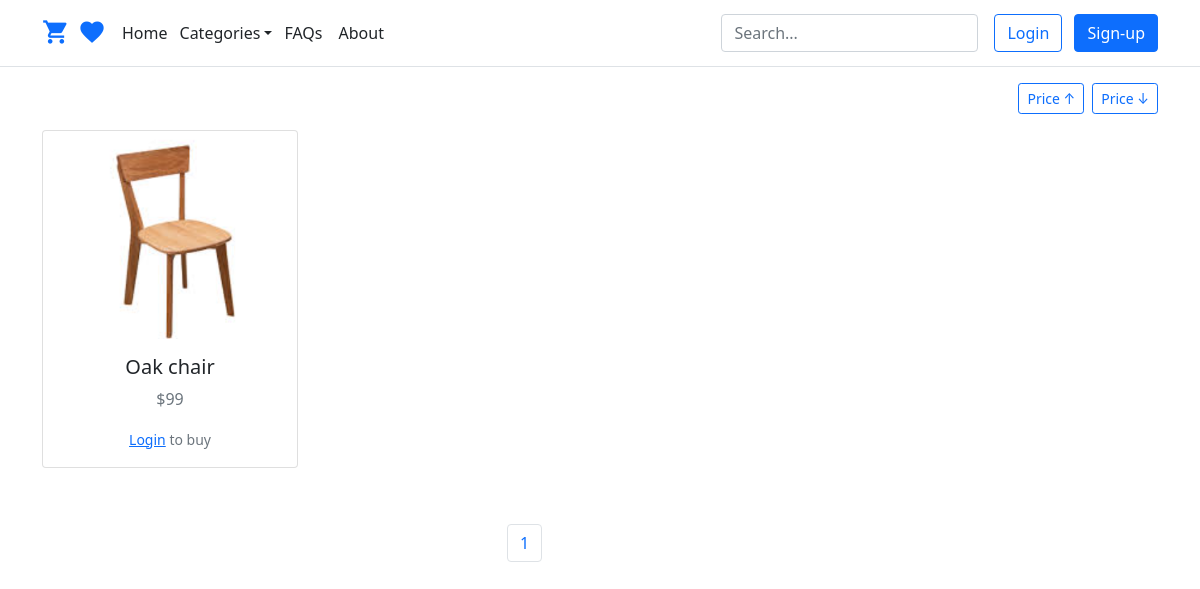
The app's page /, older data.
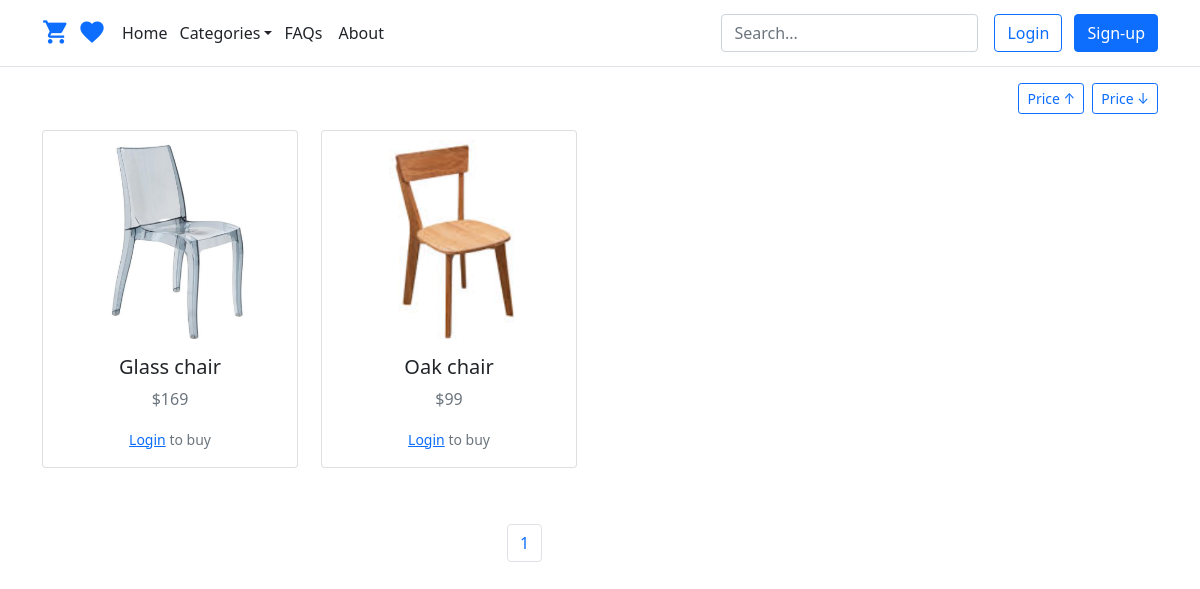
The same page, newer data.
### shop/models.py (models this page shows, shortened)
class Product(models.Model):
    category = models.ForeignKey(Category, on_delete=models.CASCADE, related_name='category')
    image = models.ImageField(upload_to='products')
    title = models.CharField(max_length=250)
    description = models.TextField()
    price = models.IntegerField()
    date_created = models.DateTimeField(auto_now_add=True)
    slug = models.SlugField(unique=True)
    quantity = models.IntegerField(default=0)
    class Meta:
        ordering = ('-date_created',)

### shop/views.py (the view)
# urls.py: path('', views.home_page, name='home_page'),
def home_page(request):
	products = Product.objects.filter(quantity__gt=0)  # Only show products with quantity > 0
	context = {'products': paginat(request, products)}
	return render(request, 'home_page.html', context)

### cart/utils/cart.py (called while the page is built)
    def __iter__(self):
        product_ids = self.cart.keys()  # Get all the product IDs in the cart
        products = Product.objects.filter(id__in=product_ids)  # Get products from the database using product IDs
        cart = self.cart.copy()  # Create a copy of the cart to avoid modifying the original session data
        for product in products:
            cart[str(product.id)]['product'] = product
        for item in cart.values():
            item['total_price'] = int(item['price']) * int(item['quantity'])
            yield item

    def add_cart_session(self):
        cart = self.session.get(CART_SESSION_ID)
        if not cart:
            cart = self.session[CART_SESSION_ID] = {}
        return cart

### online_shop/context_processors.py (called while the page is built)
def return_cart(request):
    cart = len(list(Cart(request))) # Count the items in the cart
    return {'cart_count': cart} # Return the count as part of the context

def return_categories(request):
    categories = Category.objects.all()  # Get all categories from the database
    return {'categories': categories}  # Return the categories as part of the context

### shop/models.py (called while the page is built)
    def __str__(self):
        return self.title

### shop/templates/home_page.html (shortened to what this page needs)
{% extends 'base.html' %}
{% block content %}
    {% if products %}
        <div class="d-flex justify-content-end mb-3">
            {% if category %}
                <a href="{% url 'shop:filter_by_category' category.slug %}?sort=asc" class="btn btn-outline-primary btn-sm me-2 {% if sort_order == 'asc' %}active{% endif %}">
                    Price ↑
                </a>
                <a href="{% url 'shop:filter_by_category' category.slug %}?sort=desc" class="btn btn-outline-primary btn-sm {% if sort_order == 'desc' %}active{% endif %}">
                    Price ↓
                </a>
            {% else %}
                <a href="{% url 'shop:filter_by_price' %}?sort=asc" class="btn btn-outline-primary btn-sm me-2 {% if sort_order == 'asc' %}active{% endif %}">
                    Price ↑
                </a>
                <a href="{% url 'shop:filter_by_price' %}?sort=desc" class="btn btn-outline-primary btn-sm {% if sort_order == 'desc' %}active{% endif %}">
                    Price ↓
                </a>
            {% endif %}
        </div>
        <div class="row">
            {% for product in products.object_list %}
                <div class="col-md-3">
                    <div class="card me-2 mb-2" style="width: 16rem;">
                        <img class="card-img mt-2" style="object-fit: cover;" width="268" height="200" src="{{ product.image.url }}">
                        <div class="mt-3 text-center">
                            <h5 class="card-title">{{ product.title }}</h5>
                            <p class="text-muted">${{ product.price }}</p>
                            {% if user.is_authenticated %}
                                <a href="{{ product.get_absolute_url }}" class="mb-3 btn btn-outline-primary w-100">Buy Now</a>
                            {% else %}
                                <p class="text-muted"><small><a href="{% url 'accounts:user_login' %}">Login</a> to buy</small></p>
                            {% endif %}
                        </div>
                    </div>
                </div>
            {% endfor %}
        </div>
        <center class="mt-5">
            <div class="col-md-2">
                <ul class="pagination">
                    <li class="page-item"><a class="page-link" href="?page={{ products.number }}">{{ products.number }}</a></li>
                </ul>
            </div>
        </center>
    {% endif %}
{% endblock %}

Row changes from the older to the newer data that the page shows:
added Product: image (picture), title "Glass chair", price "169"
